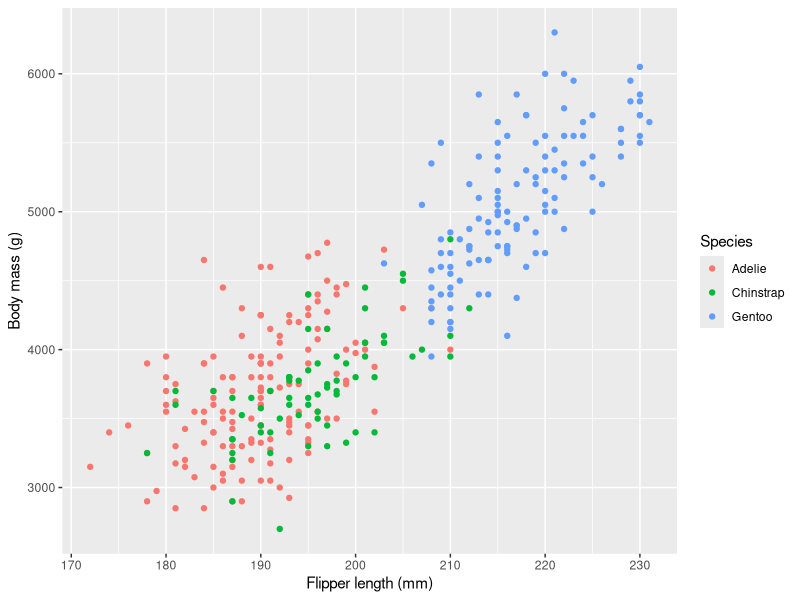

This figure's R source:
## ---- chunk 1
#| message: false
#| warning: false
library(palmerpenguins)
library(tidyverse)
library(ggplot2)
## ---- chunk 2
head(penguins)
nrow(penguins)
penguins |>
  filter(is.na(body_mass_g) | is.na(flipper_length_mm)) |>
  select(species, body_mass_g, flipper_length_mm)


## ---- chunk 3
penguin_sizes <- penguins |>
  select(species, body_mass_g, flipper_length_mm) |>
  drop_na()
nrow(penguin_sizes)
## ---- chunk 4
summary_by_species <- penguin_sizes |>
  group_by(species) |>
  summarise(
    number_of_penguins = n(),
    mean_mass_g = round(mean(body_mass_g), 1),
    mean_flipper_mm = round(mean(flipper_length_mm), 1)
  )
summary_by_species
## ---- chunk 5
#| label: fig-penguin-mass-length
#| fig-cap: "Body mass against flipper length, coloured by species."
ggplot(penguin_sizes, aes(x = flipper_length_mm, y = body_mass_g, colour = species)) +
  geom_point() +
  labs(x = "Flipper length (mm)", y = "Body mass (g)", colour = "Species")
